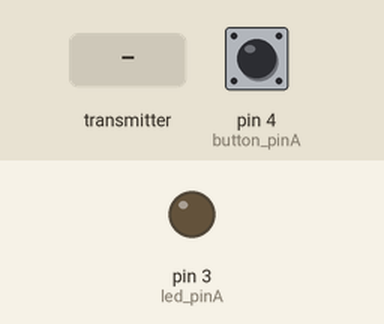
Recording of a sketch running on a simulated Arduino Uno, built with avr-gcc and run on an emulated ATmega328P. Parts: output pins drawn as LEDs (lit = HIGH). Inputs (shaded band) come from the test bench; at power-on: pin 4 (button_pinA) HIGH. No radio packets arrive unless stated.

Above: at 1.2 s.
1.3 s: the transmitter starts sending button_stateB = 0
At 2.1 s:
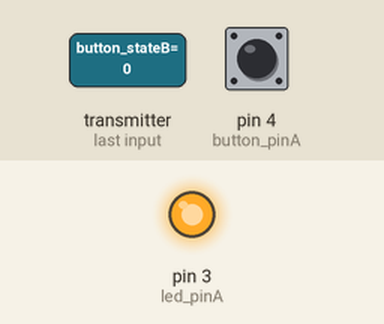
2.8 s: the transmitter starts sending button_stateB = 1
At 3.2 s:
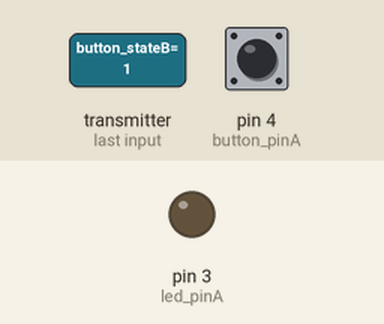
Timing chart, 0 to 5.8 s (numbered marks = the images above; inputs shaded):
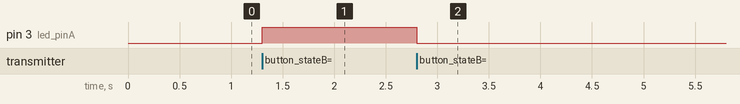

Measured:
- after the input at 1.3 s, pin 3 (led_pinA): LOW → HIGH at once
- after the input at 2.8 s, pin 3 (led_pinA): HIGH → LOW at once

The sketch:

A2.ino
```cpp
//nRF24L01 communication 2 ways Arduino A

#include <SPI.h>
#include   <nRF24L01.h>
#include <RF24.h>
RF24 radio(9, 10); // CE, CSN
const byte   addresses [][6] = {"00001", "00002"};  //Setting the two addresses. One for   transmitting and one for receiving
int button_pinA = 4;
int led_pinA = 3;
boolean   button_stateA = 0;
boolean button_stateB = 0;

void setup() {
  pinMode(button_pinA,   INPUT_PULLUP);
  pinMode(led_pinA, OUTPUT);
  radio.begin();                           //Starting   the radio communication
  radio.openWritingPipe(addresses[1]);     //Setting   the address at which we will send the data
  radio.openReadingPipe(1, addresses[0]);   //Setting the address at which we will receive the data
  radio.setPALevel(RF24_PA_MIN);   //You can set it as minimum or maximum depending on the distance between the transmitter   and receiver.
}

void loop()
{
  delay(5);
  radio.stopListening();                              //This sets the module as transmitter
  button_stateA   = digitalRead(button_pinA);
  radio.write(&button_stateA, sizeof(button_stateA));   //Sending the data
  delay(5);

  radio.startListening();                            //This   sets the module as receiver
  while(!radio.available());                         //Looking   for incoming data
  radio.read(&button_stateB, sizeof(button_stateB)); //Reading   the data
  if (button_stateB == LOW)
  {
    digitalWrite(led_pinA, HIGH);
   }
  else
  {
    digitalWrite(led_pinA, LOW);
  }
}
```
